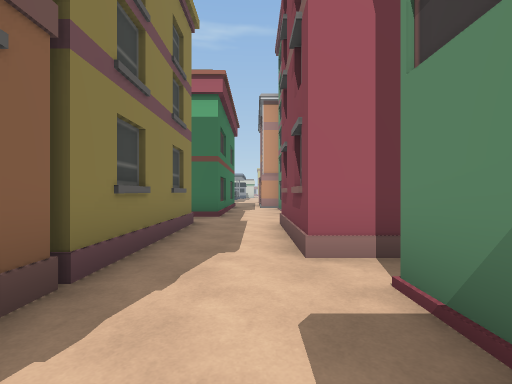
[1] (above)

21 first-person views from a walk through a scene from a Unity 3-D project. The camera is 1.4 m above the floor, looks level and sees 85° across. The floor is counted in squares, 2 m on a side. Each view is taken from the middle of a square. On the plan, view 1 faces up. The plan holds only what a view shows up to about 9 squares ahead; the rest is blank. The place goes on beyond the plan. The player is left out.

[2]
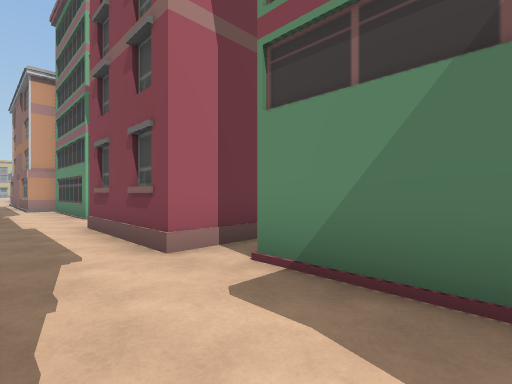

[3]
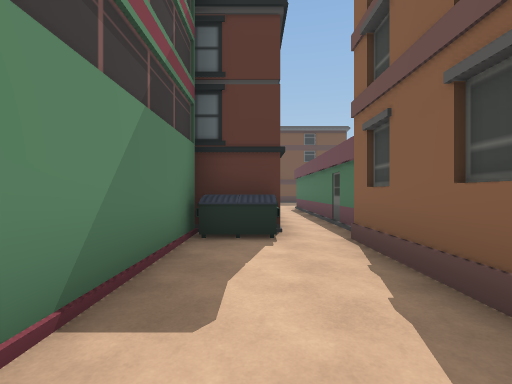

[4]
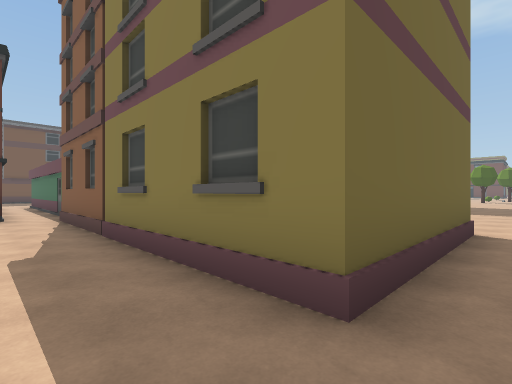

[5]
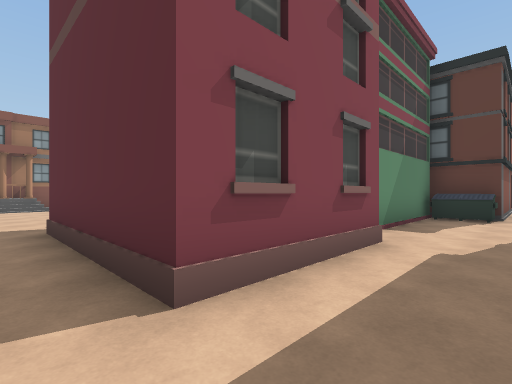

[6]
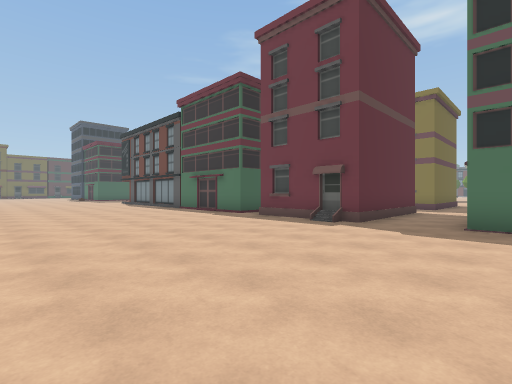

[7]
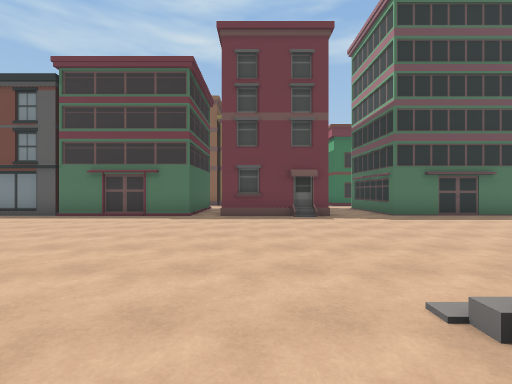

[8]
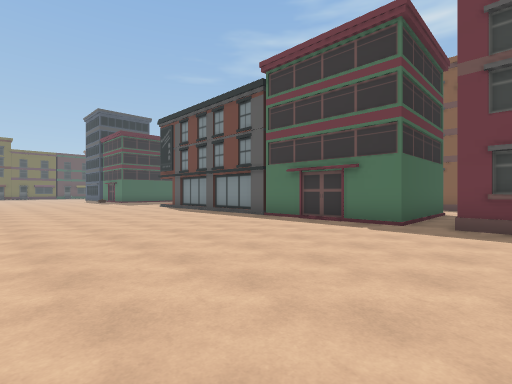

[9]
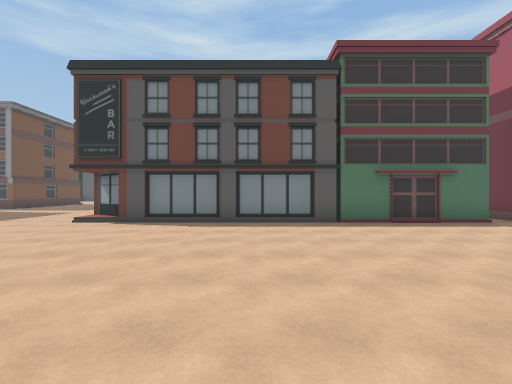

[10]
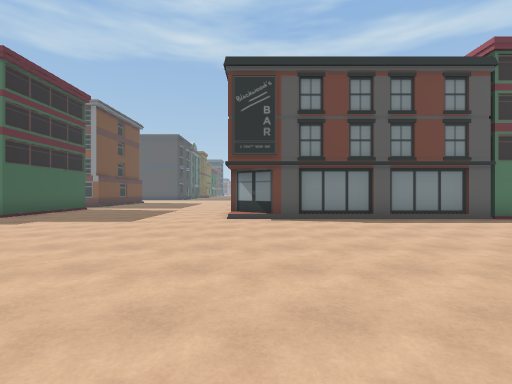

[11]
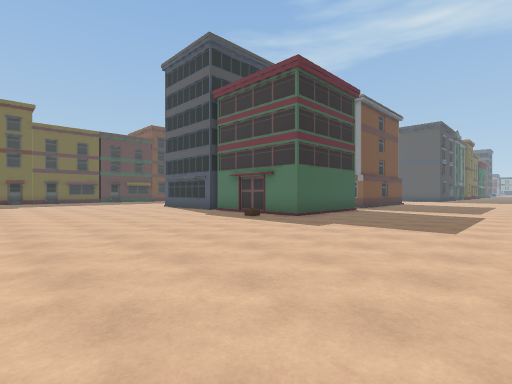

[12]
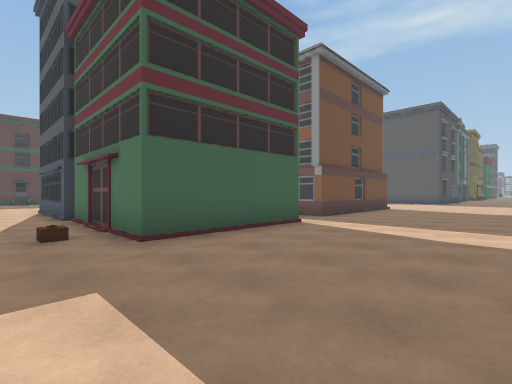

[13]
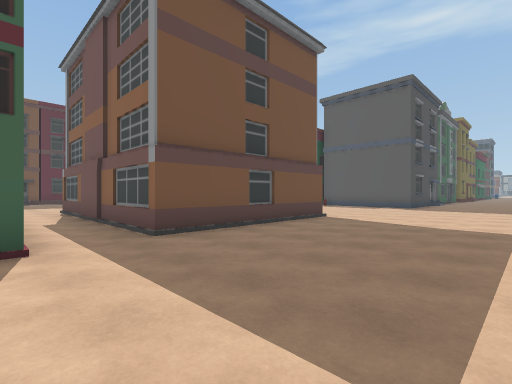

[14]
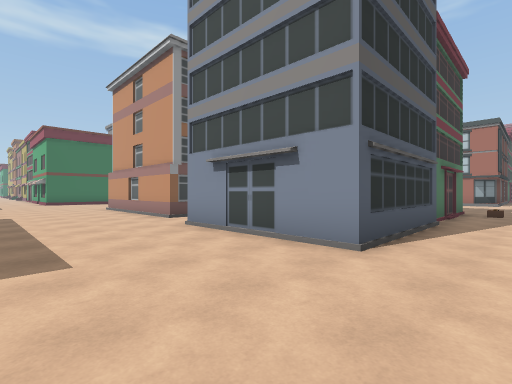

[15]
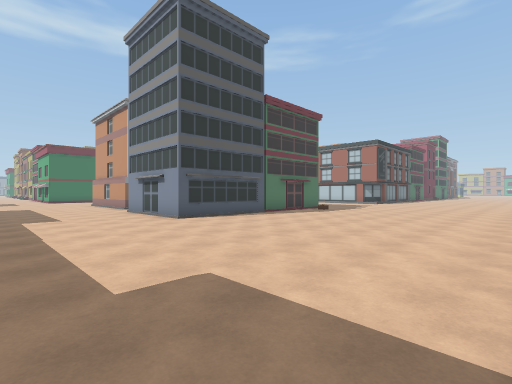

[16]
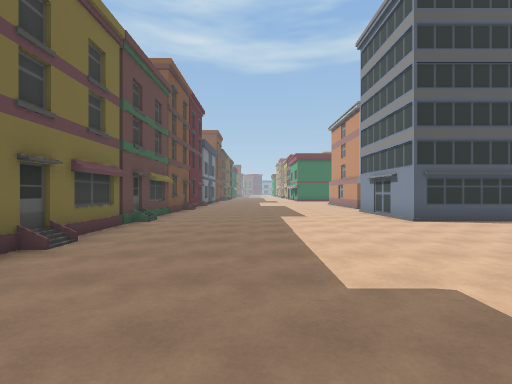

[17]
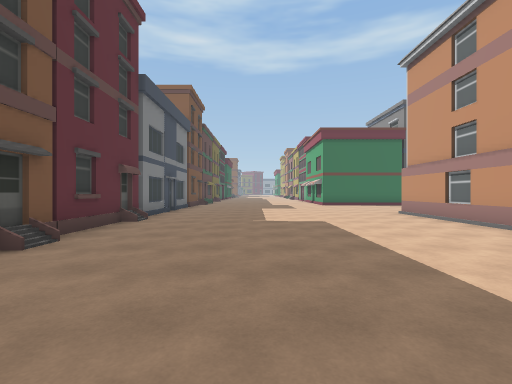

[18]
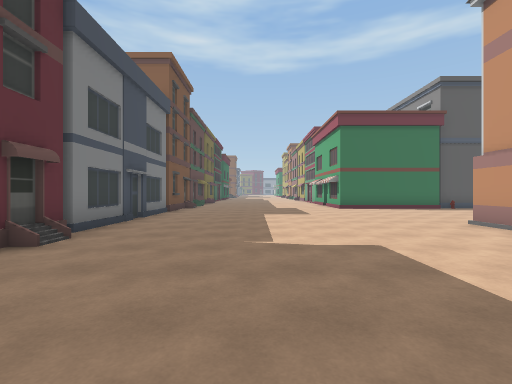

[19]
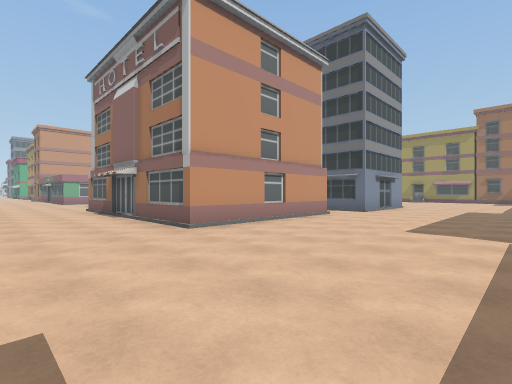

[20]
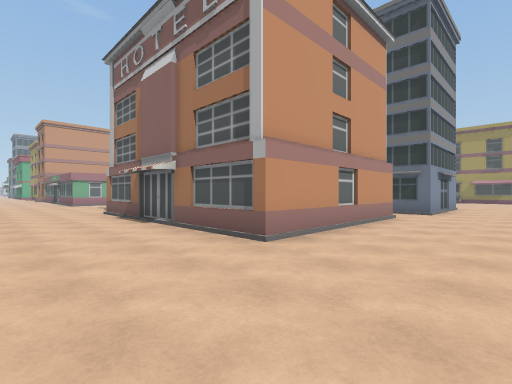

[21]
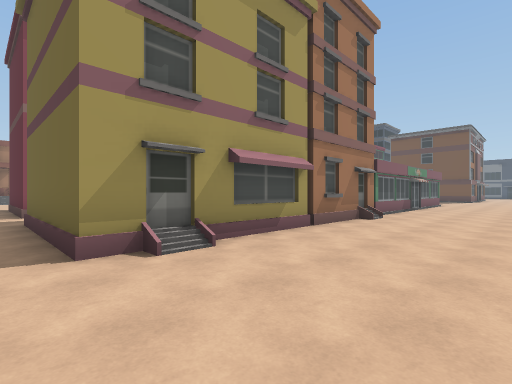

### Floor plan
Key: @ floor where view 1 was taken; # wall or solid block; . floor; / step, stairs or slope; B building; U dumpster.
Columns run from 9 left of view 1 to 13 right of it. Each row starts with its distance up from view 1.
 10          .B   ...
  9         B.B   .......
  8        ##.#BB#.......B
  7 .....................
  6 ....####..####.......B
  5 ....#  #..#   ........
  4 ....#  #..#   B........
  3 ...B#  #..####........
  2 ....#  #..####.......
  1 ...B   #..#   B......
  0 ....   #.@#   .......
 -1 ....   #.U#   .......
 -2 ....   #.B#  #.......
 -3  ...   #.##   .......
 -4  ..    #.#    ......./
 -5        #.#    .......
 -6        #.     ......
 -7               .......
 -8              #......./
 -9             .........
-10            ..........
-11  ....................
-12 .....................
-13 .....................
-14 .....................
-15  .........B###.......
-16 ...######.   #.......
-17 ...#    #.   #.......
-18 ...#    #.   #........
-19 ...#    #.   #........
-20 ...#    #.B  #........
-21 ...#    B.B  #......./
-22 ...######.#  #........
-23 ......................
-24 ......................
-25 ......................
-26 ......................
-27 ...................../
-28 .....................
-29 ........... ........
-30 B##////B//B B....B.

Where each view was taken, in squares from view 1:
view 1: 0 up, 0 right, facing up
view 2: 0 up, 1 left, facing up-right
view 3: 3 up, 0 right, facing down
view 4: 7 up, 0 right, facing down-left
view 5: 7 up, 1 left, facing down-right
view 6: 9 up, 11 right, facing down-left
view 7: 4 up, 13 right, facing left
view 8: 4 up, 11 right, facing down-left
view 9: 4 down, 12 right, facing left
view 10: 8 down, 12 right, facing left
view 11: 10 down, 11 right, facing down-left
view 12: 11 down, 6 right, facing down-left
view 13: 11 down, 1 right, facing down-left
view 14: 26 down, 6 right, facing up-left
view 15: 27 down, 12 right, facing up-left
view 16: 27 down, 12 right, facing left
view 17: 27 down, 3 right, facing left
view 18: 27 down, 0 right, facing left
view 19: 27 down, 9 left, facing up-right
view 20: 25 down, 9 left, facing up-right
view 21: 7 up, 9 left, facing down-right
